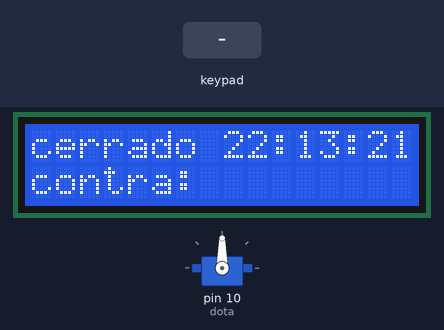
This sketch was run on a simulated Arduino Uno, built with avr-gcc and run on an emulated ATmega328P. On the bench: 16×2 character LCD, servo. The inputs (shaded band) are chosen by the test bench. The local clock reads 2024-03-15 10:24:30 at power-on unless the sketch sets it.

Above: at 1.2 s.
1.3 s: keypad keys 9 0 2 1 0 pressed 0.4 s apart
At 4.6 s:
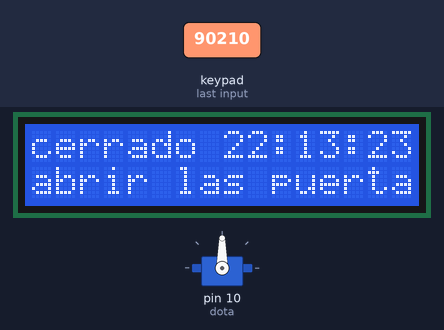
At 6.3 s:
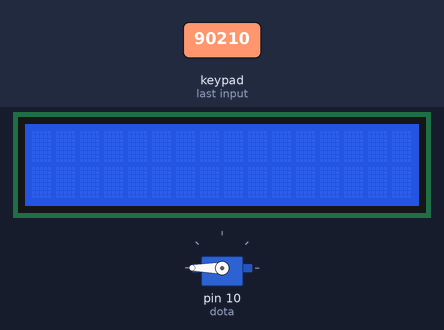
Timing chart, 0 to 23.9 s (numbered marks = the images above; inputs shaded):
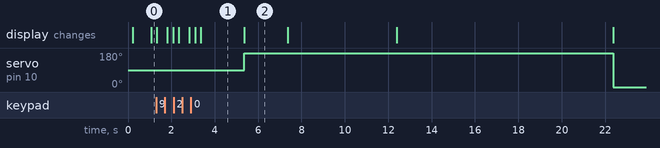

Measured:
- after the input at 1.3 s, servo on pin 10 (dota): 90° → 180° after 4.1 s, → 0° 17.0 s later
- what the display in image 1 shows lasts 2.1 s, from 3.3 s to 5.4 s

The sketch:

sketch_may7b.ino
```cpp
#include <Wire.h>//se llama la libreria Wire que nos ayudara a comunicarnos con el dispositivos de I2C
#include <LiquidCrystal_I2C.h>//se instala la libreria LiquidCrystal_I2C para trabajar con el i2c del lcd junto con el MÃ³dulo serial I2C
#include <Keypad.h>//se crea la libreria para iniciar el teclado matricial
#include <RTClib.h>//se instala y llama la libreria RTClib para poder utilizar el modulo RTC
#include <Servo.h>//se instala esta libreria para el servo motor

const int FILAS = 4;//se crean el numero de filas
const int COLUMNAS= 4;//se crean el numero de filas
int lee;
char keys[FILAS][COLUMNAS]={ //se ajustan como van las columnas y filas del teclado matricial
  {'1','2','3','A'},
  {'4','5','6','B'},
  {'7','8','9','C'},
  {'*','0','#','D'}
};
byte pinesFila[FILAS]={9,8,7,6};//se indica que pines llevan las filas
byte pinesColumna[COLUMNAS]={5,4,3,2};//se indican que pines llevan las columnas
Keypad teclado=Keypad(makeKeymap(keys), pinesFila, pinesColumna,FILAS,COLUMNAS);//se le indica como van las filas y columas del teclado matricial
char teclaPrecionada;//se crea una variable de tipo caracter para depues leer lo que se envie en el teclado matricial
char pass[6]="90210"; //Poner en el arreglo 1 posicion mas a la que tendra la contraseÃ±a correcta
char ingresaPass[6]; // tiene que tener el mismo tamaÃ±o del arreglo de la contraseÃ±a correcta
int indice=0;//se crea esta variable para que cuando se de un codigo para ingresar siempre se inicie desde 0

#define lcdAddress 0x27  //se indica la direcciÃ³n que toma el modulo i2c
#define filas 2//se indica que numero de filas que tiene el lcd que son dos para despues utilizarlo
#define columnas 16//se indica el numero de columnas que tiene el lcd que son 16

LiquidCrystal_I2C pantallalcd(lcdAddress, columnas, filas);//se llama la libreria LiquidCrystal_I2C se le indica el nombre de pantallalcd se le indica la direcciÃ³n del lcd,la variable columnas y filas
Servo dota;//SE CREA LA VARIABLE PARA EL SERVO MOTOR
RTC_DS3231 THC;//crea objeto del tipo RTC_DS3231


void setup() {
 pantallalcd.init();//se indica que la pantallalcd que en eso se iniciara
 pantallalcd.backlight();//se indica que la pantallalcd para su iluminaciÃ³n
 THC.begin();//se inicializa el THC
 THC.adjust(DateTime(__DATE__, __TIME__));//funcion que permite establecer fecha y horario
 dota.attach(10);//SE INDICA QUE QUE PIN SE VA A ENCONTRAR

}

void loop() {
  pantallalcd.setCursor(8,0);//se dise que en la columna 0 se imprima lo siguiente y que se coloque en la fila 0
  DateTime fecha = THC.now();//funcion que devuelve fecha y horario en formato
  pantallalcd.print(   fecha.hour ());//funcion que obtiene la hora de la fecha completa
  pantallalcd.print(":");//caracter dos puntos como separador
  pantallalcd.print( fecha.minute ());//funcion que obtiene los minutos de la fecha completa
  pantallalcd.print(":");//caracter dos puntos como separador
  pantallalcd.print( fecha.second());//funcion que obtiene los segundos de la fecha completa
  pantallalcd.setCursor(0,0);
  pantallalcd.print("cerrado");
  delay(100);

  teclaPrecionada=teclado.getKey(); //detecta que en el teclado se pulso un boton
  pantallalcd.setCursor(0,1);//se coloque en en la columna cero y se imprima en la fila
  pantallalcd.print("contra:");
  if(teclaPrecionada){//se crea la condiciÃ³n
    ingresaPass[indice]=teclaPrecionada; // le asigna lo que ingresamos a el arreglo que va a ser comparado
    indice++; //cambiara la posicion del arreglo para poder asignar los caracteres
    pantallalcd.setCursor(7,1);
    pantallalcd.print(ingresaPass);

  }
    if(indice==5){ //cuando se llegue al limite del arreglo verificara si esta correcta o no la contraseÃ±a
    if(strcmp(pass,ingresaPass)==0){ //Verifica que la contraseÃ±a esta correcta
      pantallalcd.setCursor(0,1);//se coloque en en la columna cero y se imprima en la fila
      pantallalcd.print("abrir las puertas");
      delay(2000);
      pantallalcd.clear();//luego que pase el tiempo se limpie
      dota.write(180);//se indica los grados a moverse el servo motor
      delay(2000);
      pantallalcd.setCursor(1,1);//se coloque en en la columna cero y se imprima en la fila
      pantallalcd.print("bienvenido pa");
      delay(5000);
      pantallalcd.clear();//luego que pase el tiempo se limpie
      pantallalcd.setCursor(1,1);
      pantallalcd.print("cerrara en 10s");
      delay(10000);
      pantallalcd.clear();
      dota.write(0);
      delay(2000);
      pantallalcd.setCursor(1,1);
      pantallalcd.print("puerta cerrada");
      delay(1000);
      pantallalcd.setCursor(1,1);
      pantallalcd.print("cerrado");
      pantallalcd.clear();
    }
    else{
      pantallalcd.setCursor(0,1);
      pantallalcd.print("acceso no permitido");
      delay(3000);
      pantallalcd.clear();//luego que pase el tiempo se limpie
    }indice=0;
  }
}
```
